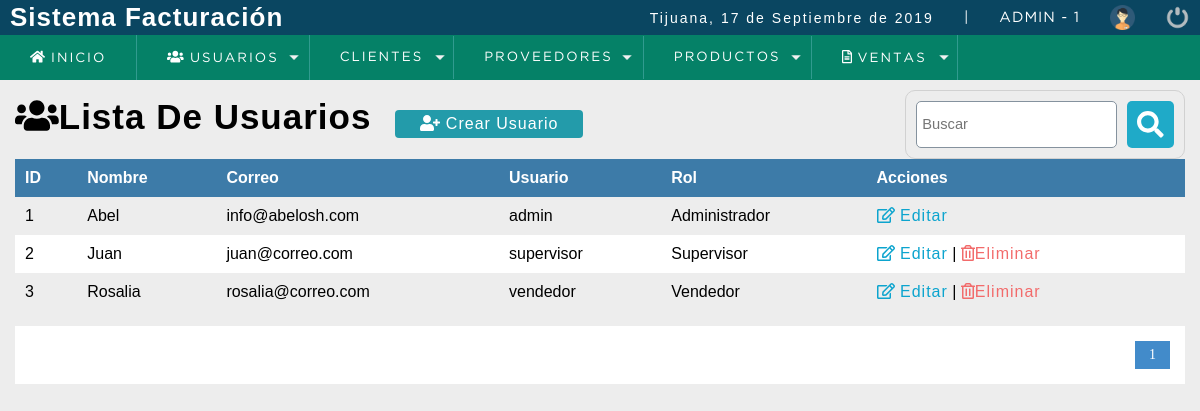
The page /sistema/lista_usuarios.php (signed in) on the database its author committed.
### tables this page shows
CREATE TABLE `usuario` (
  `idusuario` int(11) NOT NULL,
  `nombre` varchar(50) DEFAULT NULL,
  `correo` varchar(100) DEFAULT NULL,
  `usuario` varchar(15) DEFAULT NULL,
  `clave` varchar(100) DEFAULT NULL,
  `rol` int(11) DEFAULT NULL,
  `estatus` tinyint DEFAULT 1
);

CREATE TABLE `rol` (
  `idrol` int(11) NOT NULL,
  `rol` varchar(20) DEFAULT NULL
);

### sistema/lista_usuarios.php (the view, shortened to what this page needs)
<?php
  include "../conexion.php"
?>
<!DOCTYPE html>
<html lang="en">
<head>
	<?php include "includes/script.php"; ?>
</head>
<body>
	<?php include "includes/header.php"; ?>
	<section id="container">
    <h1><i class="fas fa-users"></i>Lista De Usuarios</h1>
    <a href = "registro_usuario.php" class = "btn_new"><i class="fas fa-user-plus"></i> Crear Usuario</a>
    <form action="buscar_usuario.php" method="get" class = "form_search">
      <input type="text" name = "busqueda" id="busqueda" placeholder ="Buscar">
      <button type="submit" class = "btn_search"><i class="fas fa-search fa-2x"></i></button>
    </form>
    <table>
      <tr>
        <th>ID</th>
        <th>Nombre</th>
        <th>Correo</th>
        <th>Usuario</th>
        <th>Rol</th>
        <th>Acciones</th>
      </tr>
      <?php
        $sql_registe = mysqli_query($conexion,"SELECT COUNT(*) AS total_registro FROM usuario WHERE  estatus = 1");
        $result_register = mysqli_fetch_array($sql_registe);
        $total_registro = $result_register['total_registro'];
        $por_pagina = 3;
        if(empty($_GET['pagina']))
        {
          $pagina = 1;
        }
        else
        {
          $pagina = $_GET['pagina'];
        }
        $desde = ($pagina-1)*$por_pagina;
        $total_paginas = ceil($total_registro/$por_pagina);
        $query = mysqli_query($conexion,"SELECT u.idusuario,u.nombre,u.correo,u.usuario,r.rol FROM usuario u  INNER JOIN rol r ON u.rol = r.idrol WHERE estatus = 1  ORDER BY u.nombre ASC LIMIT $desde,$por_pagina");
        $result = mysqli_num_rows($query);
        if ($result > 0)
        {
          while ($data = mysqli_fetch_array($query))
          {
      ?>
            <tr>
              <td><?php echo $data['idusuario']; ?></td>
              <td><?php echo $data['nombre']; ?></td>
              <td><?php echo $data['correo']; ?></td>
              <td><?php echo $data['usuario']; ?></td>
              <td><?php echo $data['rol']; ?></td>
              <td>
                <a class ="link_edit" href = "editar_usuario.php?id=<?php echo $data['idusuario']; ?>"><i class="far fa-edit "></i> Editar</a>
                <?php
                 if ($data['idusuario'] != 1)
                 {
                ?>
                |
                <a class = "link_delete"  href = "eliminar_confirmar_usuario.php?id=<?php echo $data['idusuario']; ?>"><i class="far fa-trash-alt"></i>Eliminar</a>
            <?php } ?>
              </td>
            </tr>
      <?php
          }
        }
      ?>
    </table>
    <div class = "paginador">
        <ul>
        <?php
            for ($i=1;$i<=$total_paginas;$i++)
            {
              if ($i == $pagina)
              {
                echo '<li class="pageSelected">'.$i.'</li>';
              }
              else
              {
                echo '<li><a href="?pagina='.$i.'">'.$i.'</a></li>';
              }
            }
        ?>
        </ul>
    </div>
	</section>
</body>
</html>

### sistema/css/style.css (style rules this page uses)
* { margin: 0; padding: 0; box-sizing: border-box; }
body { background: #ededed; }
h1, h2, h3, h4, h5, h6 { font-family: 'arial'; font-weight: bold; letter-spacing: 1px; }
h1 { font-size: 26px; }
a { text-decoration: none; font-family: arial; letter-spacing: 1px; }
#container { padding: 90px 15px 15px; }
form { background:#FFF; margin:auto; padding:20px 50px; border: 1px solid #d1d1d1; }
input,select { display:block; width: 100%; font-size:11pt; padding:5px; border:1px solid #85929e; border-radius:5px; }
#container h1 { font-size:35px; display:inline-block; }
.btn_new { display:inline-block; background:#239baa; color:#FFF; padding:5px 25px; border-radius:4px; margin:20px; }
table { border-collapse:collapse; font-size:12pt; font-family:'arial'; width:100%; }
table th { text-align:left; padding:10px; background:#3d7ba8; color:#FFF; }
table tr:nth-child(odd) { background:#FFF; }
table td { padding:10px; }
.link_edit { color:#0ca4ce; }
.link_delete { color:#f26b6b; }
.paginador ul { padding:15px; list-style:none; background:#FFF; margin-top:15px; display:-webkit-flex; display:-moz-flex; display:-ms-flex; display:-o-flex; display:flex; justify-content:flex-end; }
.paginador a, .pageSelected { color:#428bca; border:1px solid #ddd; padding:5px; display:inline-block; font-size:14px; text-align:center; width:35px; }
.pageSelected { color:#FFF; background:#428bca; border:1px solid #428bca; }
.form_search { display:-webkit-flex; display:-moz-flex; display:-ms-flex; display:-o-flex; display:flex; float:right; background:initial; padding:10px; border-radius:10px; }
.form_search .btn_search { background:#1faac8; color:#FFF; padding:10px; border:0; cursor:pointer; margin-left:10px; display:-webkit-flex; display:-moz-flex; display:-ms-flex; display:-o-flex; display:flex; border-radius:5px; }

### rows shown on the page
usuario: idusuario "1", nombre "Abel", correo "info@abelosh.com", usuario "admin", rol.rol "Administrador"
usuario: idusuario "2", nombre "Juan", correo "juan@correo.com", usuario "supervisor", rol.rol "Supervisor"
usuario: idusuario "3", nombre "Rosalia", correo "rosalia@correo.com", usuario "vendedor", rol.rol "Vendedor"

### other values the page prints
fechaC() "17 de Septiembre de 2019"
$_SESSION['usuario'] "ADMIN"
$_SESSION['rol'] "1"
